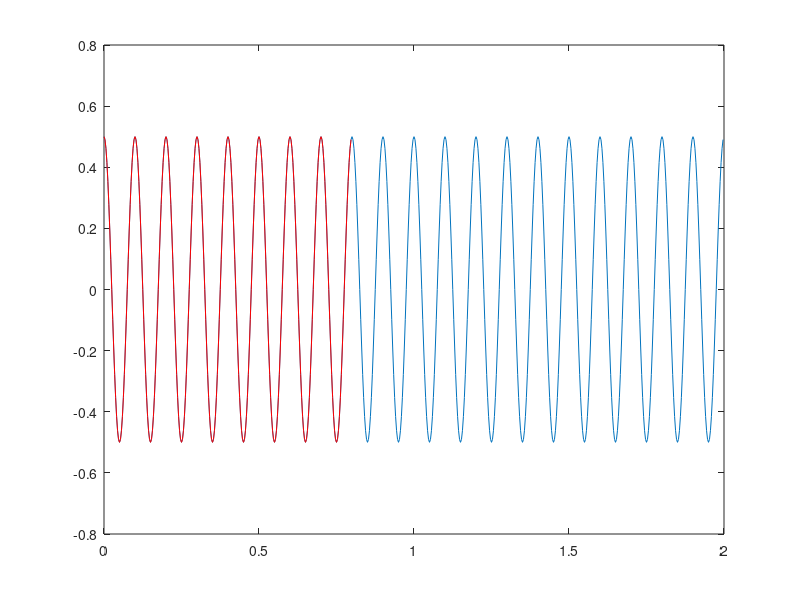

Write the MATLAB code that produced this figure.
##ReConstruct a signal with Mag and phase 


A = 0.5; %amplitude of the cosine wave
fc=10;%frequency of the cosine wave
phase=0; %desired phase shift of the cosine in degrees
fs=32*fc;%sampling frequency with oversampling factor 32
t=0:1/fs:2-1/fs;%2 seconds duration

phi = phase*pi/180; %convert phase shift in degrees in radians
x=A*cos(2*pi*fc*t+phi);%time domain signal with phase shift

figure; plot(t,x); %plot the signal

N=256; %FFT size
X = 1/N*fftshift(fft(x,N));%N-point complex DFT

df=fs/N; %frequency resolution
sampleIndex = -N/2:N/2-1; %ordered index for FFT plot
f=sampleIndex*df; %x-axis index converted to ordered frequencies

phase=atan2(imag(X),real(X))*180/pi; %phase information
##plot(f,phase); %phase vs frequencies

X2=X;%store the FFT results in another array
threshold = max(abs(X)); %tolerance threshold
X2(abs(X)<threshold) = 0; %maskout values that are below the threshold
phase=atan2(imag(X2),real(X2))*180/pi; %phase information

X = complex(abs(X2),phase) %<----------------------------phase and mag
x_recon = N*ifft(ifftshift(X),N); %reconstructed signal
t = [0:1:length(x_recon)-1]/fs; %recompute time index 
hold on;plot(t,x_recon,'r');%reconstructed signal